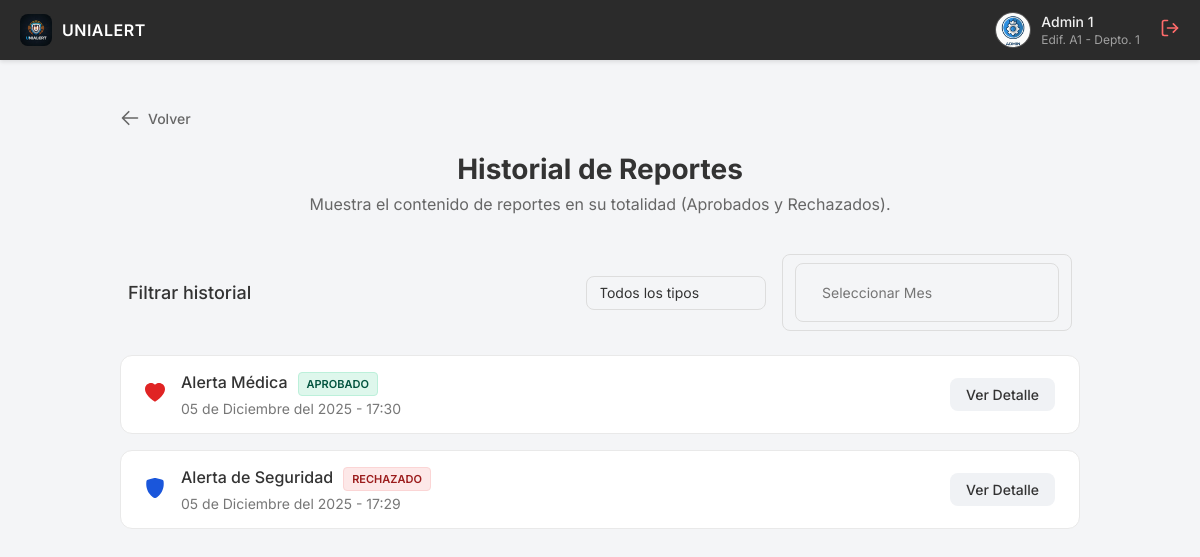
The app's page /Admin/HistorialReportes.php (signed in), older data.
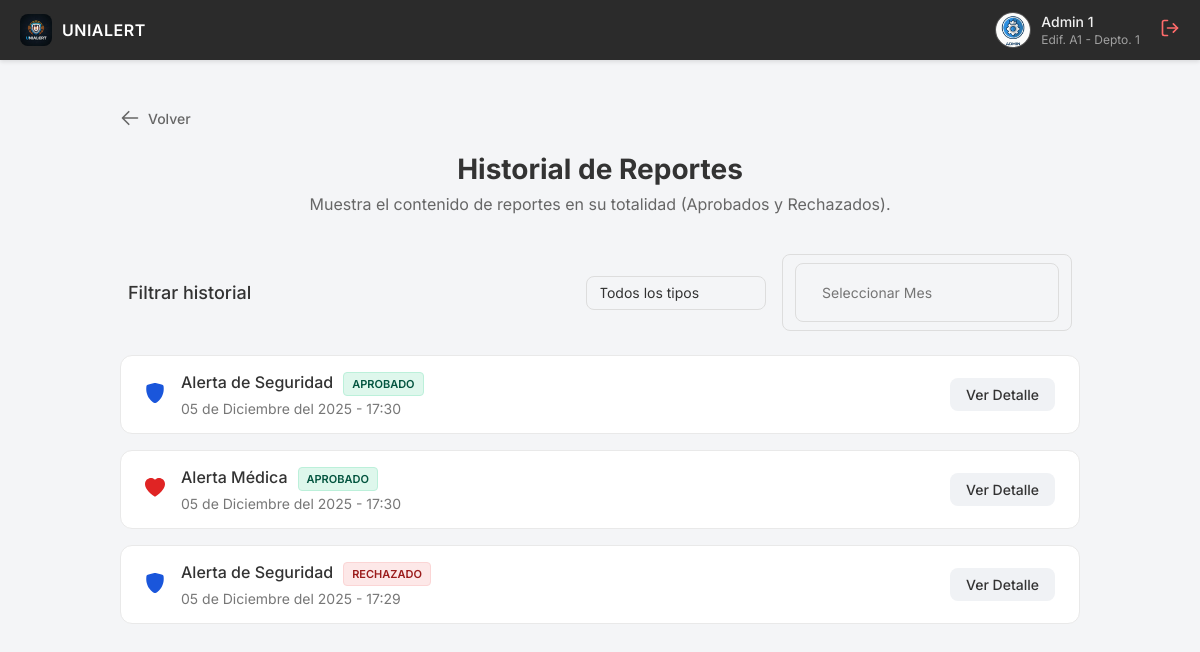
The same page, newer data.
### tables this page shows
CREATE TABLE `incidentes` (
  `IdIncidente` int(11) NOT NULL,
  `IdUsuario` int(11) NOT NULL,
  `IdVigilante` int(11) DEFAULT NULL,
  `EdificioAfectado` varchar(50) DEFAULT NULL,
  `DepartamentoAfectado` varchar(50) DEFAULT NULL,
  `Sangre` tinyint(1) DEFAULT 0,
  `TipoEmergencia` varchar(50) DEFAULT NULL,
  `PublicoOPrivado` varchar(20) DEFAULT NULL,
  `Armas` tinyint(1) DEFAULT 0,
  `Descripcion` text DEFAULT NULL,
  `Fecha` date DEFAULT curdate(),
  `HoraInicio` time DEFAULT curtime(),
  `HoraFin` time DEFAULT NULL,
  `AccionesGuardia` text DEFAULT NULL,
  `Aprobado` tinyint(4) DEFAULT 0,
  `Finalizado` tinyint(1) NOT NULL DEFAULT 0
);

### Admin/HistorialReportes.php (the view, shortened to what the changed rows need)
<?php
include '../Backend/conexion.php';
$whereClause = "WHERE Aprobado != 0";
$sqlReportes = "SELECT * FROM Incidentes $whereClause ORDER BY Fecha DESC, HoraInicio DESC";
$resultReportes = $conn->query($sqlReportes);
?>
<!DOCTYPE html>
<html lang="es">
<head>
    <link rel="stylesheet" href="../CSS/style.css">
    <link rel="stylesheet" href="../CSS/style.css">
    <link rel="stylesheet" href="https://cdn.jsdelivr.net/npm/flatpickr/dist/flatpickr.min.css">
    <link rel="stylesheet" href="https://npmcdn.com/flatpickr/dist/themes/material_blue.css">
    <link rel="stylesheet" href="https://cdn.jsdelivr.net/npm/flatpickr/dist/plugins/monthSelect/style.css">
</head>
<body class="body-admin">
    <main class="admin-container">
        <div class="page-header">
            <h1>Historial de Reportes</h1>
        </div>
        <div class="report-list">
            <?php
            if ($resultReportes->num_rows > 0) {
                while($row = $resultReportes->fetch_assoc()) {
                    $esMedica = ($row['TipoEmergencia'] == 'medica');
                    $titulo = $esMedica ? "Alerta Médica" : "Alerta de Seguridad";
                    $fechaOriginal = strtotime($row['Fecha'] . ' ' . $row['HoraInicio']);
                    $meses = array("Enero","Febrero","Marzo","Abril","Mayo","Junio","Julio","Agosto","Septiembre","Octubre","Noviembre","Diciembre");
                    $dia = date('d', $fechaOriginal);
                    $mesIndex = date('n', $fechaOriginal) - 1;
                    $anio = date('Y', $fechaOriginal);
                    $hora = date('H:i', $fechaOriginal);
                    $fechaTexto = "$dia de " . $meses[$mesIndex] . " del $anio - $hora";
                    $estadoBadge = "";
                    if ($row['Aprobado'] == 1) {
                        $estadoBadge = '<span class="badge badge-approved">Aprobado</span>';
                    } elseif ($row['Aprobado'] == 2) {
                        $estadoBadge = '<span class="badge badge-rejected">Rechazado</span>';
                    }
                    echo '
                    <div class="report-item">
                        <div class="report-icon">';
                    if ($esMedica) {
                        echo '<svg xmlns="http://www.w3.org/2000/svg" width="20" height="20" fill="#e02424" viewBox="0 0 16 16"><path fill-rule="evenodd" d="M8 1.314C12.438-3.248 23.534 4.735 8 15-7.534 4.736 3.562-3.248 8 1.314z"/></svg>';
                    }
                    echo '</div>
                        <div class="report-content">
                            <h4>' . $titulo . $estadoBadge . '</h4>
                            <p>' . $fechaTexto . '</p>
                        </div>
                        <a href="DetalleAprobacion.php?id=' . $row['IdIncidente'] . '" class="review-button">Ver Detalle</a>
                    </div>';
                }
            } else {
                echo '<p style="text-align:center; color:#666; padding:20px;">No hay reportes en el historial.</p>';
            }
            ?>
        </div>
    </main>
</body>
</html>

Row changes from the older to the newer data that the page shows:
now on this page (row edited): incidentes: TipoEmergencia "Alerta de Seguridad", Aprobado "APROBADO", fechaTexto "05 de Diciembre del 2025 - 17:30"
